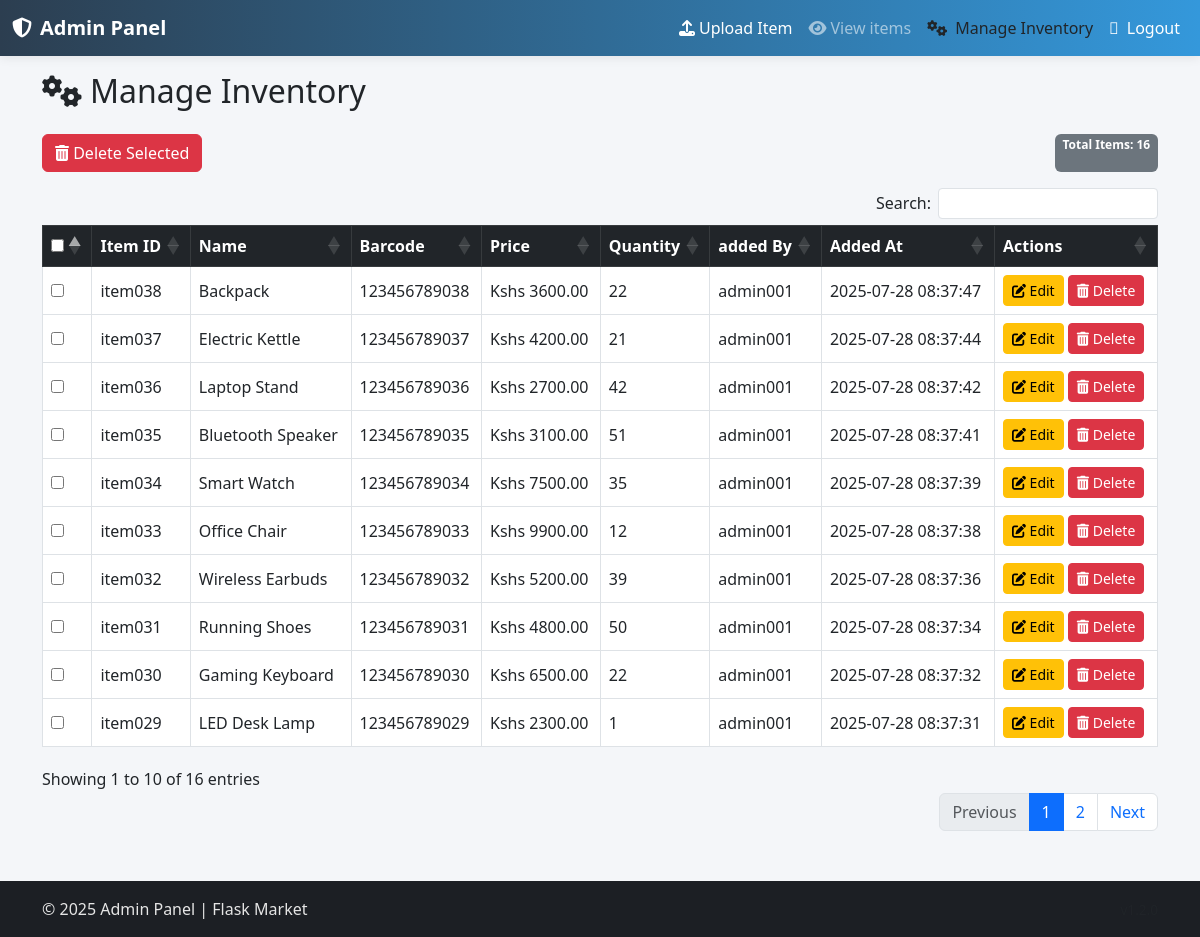
Before: /admins/admin/items/manage (signed in) with the older database file.
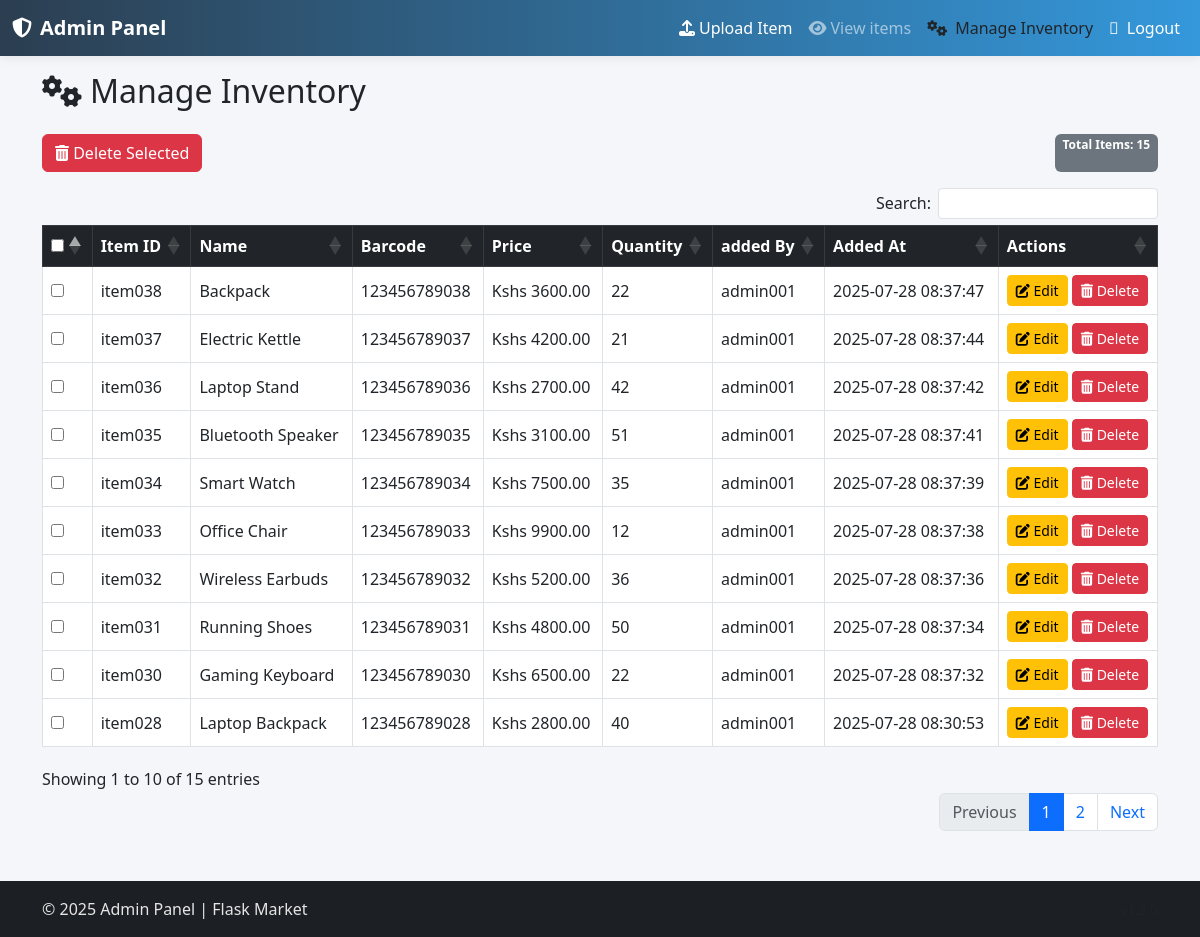
After: the same page with the newer database file.
### admins/models.py (models this page shows, shortened)
class Items(db.Model):
    __tablename__ = 'items'
    item_id = db.Column(db.String(), nullable=False, primary_key=True)
    name = db.Column(db.String(length=30), nullable=False)
    price = db.Column(db.Float(), nullable=False)
    discount = db.Column(db.Float(), nullable=True)
    barcode = db.Column(db.String(length=12), nullable=False, unique=True)
    description = db.Column(db.String(length=1024), nullable=False, unique=True)
    category = db.Column(db.String(length=30), nullable=True)
    quantity = db.Column(db.Integer(), nullable=False)
    image_url = db.Column(db.String(200), nullable=True)
    added_by = db.Column(db.String(length=6), db.ForeignKey('admins.admin_id'), nullable=False)
    date_added = db.Column(db.DateTime(timezone=True), nullable=False, default=lambda: datetime.now(ZoneInfo("Africa/Nairobi")))
    admin = db.relationship('Admins', backref="items_added")

### admins/routes.py (the view, shortened to what this page needs)
@admins_bp.route('/admin/items/manage', methods=['GET', 'POST'])
@admin_required
def admin_items_manage():
    items = Items.query.order_by(Items.date_added.desc()).all()
    return render_template('admin/admin_items_manage.html', items=items)

### admins/routes.py (called while the page is built)
def admin_required(f):
    @wraps(f)
    def wrapper(*args, **kwargs):
        if not session.get('admin_logged_in') and not session.get('is_approved'):
            return redirect(url_for('admins.admin_login'))
        return f(*args, **kwargs)
    return wrapper

@admins_bp.context_processor
def inject_now():
    eat = ZoneInfo("Africa/Nairobi")
    return {'now': datetime.now(tz=eat)}

### admins/templates/admin/admin_items_manage.html (shortened to what this page needs)
{% extends 'admin_base.html' %}
{% block content %}
<h2 class="mb-4"><i class="fas fa-cogs me-2"></i>Manage Inventory</h2>
<form method="post" id="batchDeleteForm">
    <div class="d-flex justify-content-between align-center mb-3">
        <button id="deleteSelectedBtn" class="btn btn-danger" type="submit" name="action" value="delete_selected">
            <i class="fas fa-trash-alt"></i> Delete Selected
        </button>
        <span class="badge bg-secondary">Total Items: {{ items|length }}</span>
    </div>
    <table class="table table-bordered table-hover align-middle" id="manageTable">
        <thead class="table-dark">
            <tr>
                <th><input type="checkbox" id="selectAll"></th>
                <th>Item ID</th>
                <th>Name</th>
                <th>Barcode</th>
                <th>Price</th>
                <th>Quantity</th>
                <th>added By</th>
                <th>Added At</th>
                <th>Actions</th>
            </tr>
        </thead>
        <tbody>
            {% for item in items %}
            <tr>
                <td><input type="checkbox" class="item-checkbox" name="selected_items" value="{{ item.item_id }}"></td>
                <td>{{ item.item_id }}</td>
                <td>{{ item.name }}</td>
                <td>{{ item.barcode }}</td>
                <td>Kshs {{ "%.2f"|format(item.price) }}</td>
                <td>{{ item.quantity }}</td>
                <td>{{ item.added_by }}</td>
                <td>{{ item.date_added.strftime('%Y-%m-%d %H:%M:%S') }}</td>
                <td class="text-nowrap">
                    <a href="{{ url_for('admins.admin_items_edit', item_id=item.item_id) }}" class="btn btn-sm btn-warning"><i class="fas fa-edit"></i> Edit</a>
                    <a href="{{ url_for('admins.admin_items_delete', item_id=item.item_id) }}"
                        class="btn btn-sm btn-danger"
                        onclick="return confirm('Are you sure you want to delete this item?');">
                        <i class="fas fa-trash-alt"></i> Delete
                    </a>
                </td>
            </tr>
            {% endfor %}
        </tbody>
    </table>
</form>
{% endblock %}

Changed rows visible on the page:
removed Items: item_id "item029", name "LED Desk Lamp", barcode "123456789029", price "2300.00", quantity "1", added_by "admin001", date_added "2025-07-28 08:37:31"
changed Items "item032": quantity "39" → "36"
now on this page (row unchanged): Items: item_id "item028", name "Laptop Backpack", barcode "123456789028", price "2800.00", quantity "40", added_by "admin001", date_added "2025-07-28 08:30:53"
Other visible differences:
text written by a page script: "Search: Showing 1 to 10 of 16 entries Previous 1 2 Next" → "Search: Showing 1 to 10 of 15 entries Previous 1 2 Next"
{{ items|length }}: "16" → "15"
